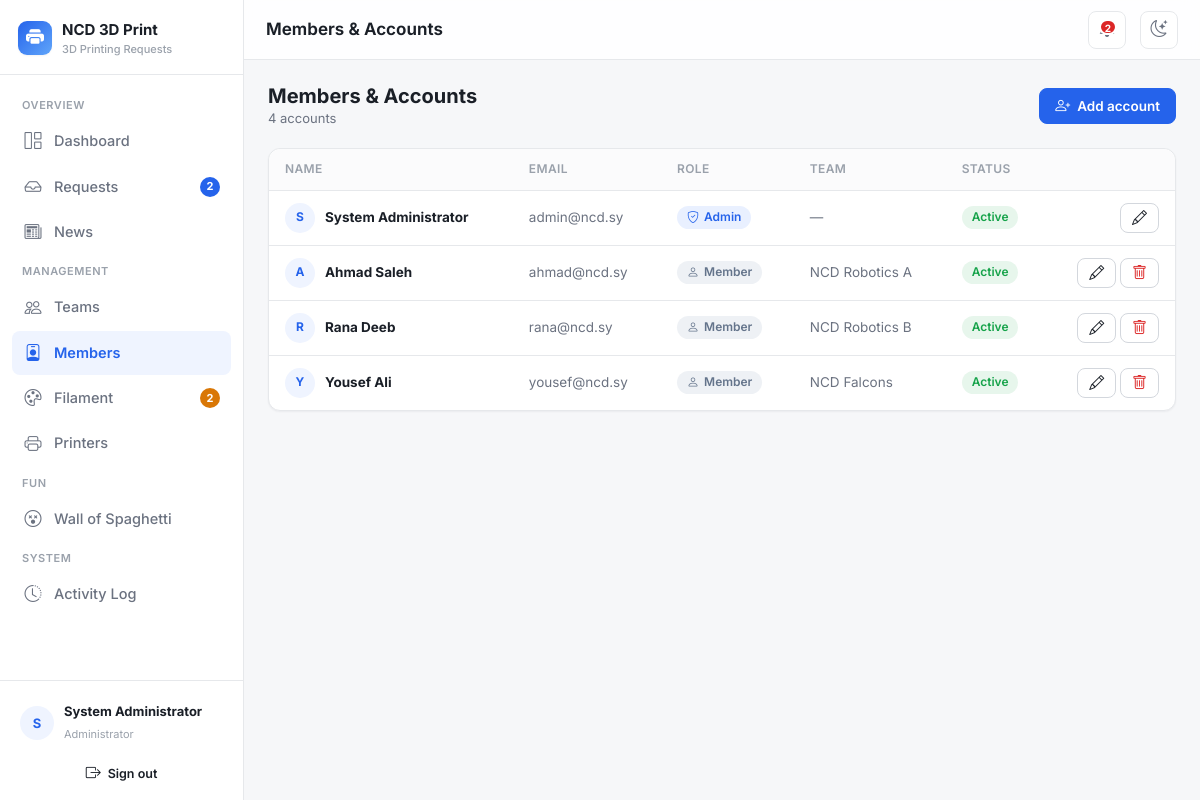
The app's page /users (signed in) with its own data.
### tables this page shows
CREATE TABLE `users` (
    `id`         INT UNSIGNED NOT NULL AUTO_INCREMENT,
    `name`       VARCHAR(120) NOT NULL,
    `email`      VARCHAR(160) NOT NULL,
    `phone`      VARCHAR(30)  DEFAULT NULL,    
    `password`   VARCHAR(255) NOT NULL,
    `role`       ENUM('admin','member') NOT NULL DEFAULT 'member',
    `team_id`    INT UNSIGNED DEFAULT NULL,
    `is_active`  TINYINT(1) NOT NULL DEFAULT 1,
    `created_at` DATETIME NOT NULL DEFAULT CURRENT_TIMESTAMP,
    PRIMARY KEY (`id`),
    UNIQUE KEY `uq_users_email` (`email`),
    KEY `idx_users_team` (`team_id`),
    CONSTRAINT `fk_users_team` FOREIGN KEY (`team_id`) REFERENCES `teams`(`id`) ON DELETE SET NULL
);

CREATE TABLE `teams` (
    `id`          INT UNSIGNED NOT NULL AUTO_INCREMENT,
    `name`        VARCHAR(120) NOT NULL,
    `competition` VARCHAR(160) DEFAULT NULL,
    `supervisor`  VARCHAR(120) DEFAULT NULL,
    `created_at`  DATETIME NOT NULL DEFAULT CURRENT_TIMESTAMP,
    PRIMARY KEY (`id`)
);

### core/Controller.php (called while the page is built, shortened)
<?php
abstract class Controller
{
    protected function view(string $view, array $data = [], ?string $layout = 'main'): void
    {
        extract($data, EXTR_SKIP);
        $viewFile = __DIR__ . '/../views/' . $view . '.php';
        require $viewFile;
        $content = ob_get_clean();
        require __DIR__ . '/../views/layouts/' . $layout . '.php';
    }
}

### controllers/UsersController.php (called while the page is built, shortened)
<?php
class UsersController extends Controller
{
    private User $users;
    public function __construct()
    {
        $this->users = new User();
    }
    public function index(): void
    {
        $this->view('users/index', [
            'pageTitle' => 'Members & Accounts',
            'users'     => $this->users->allWithTeam(),
            'teams'     => (new Team())->all('name ASC'),
        ]);
    }
}

### core/Router.php (called while the page is built, shortened)
<?php
class Router
{
    public function dispatch(string $url): void
    {
        $url = trim($url, '/');
        $segments = $url === '' ? [] : explode('/', $url);
        $action         = $segments[1] ?? 'index';
        $params         = array_slice($segments, 2);
        $controller = new $className();
        $action = preg_replace('/[^a-zA-Z0-9_]/', '', $action);
        call_user_func_array([$controller, $action], $params);
    }
}

### index.php (called while the page is built, shortened)
<?php
require __DIR__ . '/config/database.php';
spl_autoload_register(function (string $class): void {
    $paths = [
        __DIR__ . '/core/' . $class . '.php',
        __DIR__ . '/helpers/' . $class . '.php',
        __DIR__ . '/models/' . $class . '.php',
        __DIR__ . '/controllers/' . $class . '.php',
    ];
    foreach ($paths as $file) {
        if (file_exists($file)) {
            return;
        }
    }
});
require __DIR__ . '/helpers/functions.php';
$router = new Router();
$router->dispatch($_GET['url'] ?? '');

### core/Model.php (called while the page is built, shortened)
<?php
abstract class Model
{
    protected PDO $db;
    public function __construct()
    {
        $this->db = Database::getConnection();
    }
    protected function run(string $sql, array $params = []): PDOStatement
    {
        $stmt = $this->db->prepare($sql);
        $stmt->execute($params);
        return $stmt;
    }
    protected function fetchAll(string $sql, array $params = []): array
    {
        return $this->run($sql, $params)->fetchAll();
    }
    protected function scalar(string $sql, array $params = [])
    {
        return $this->run($sql, $params)->fetchColumn();
    }
}

### config/database.php (called while the page is built)
<?php
class Database
{
    private static ?PDO $instance = null;
    public static function getConnection(): PDO
    {
        if (self::$instance === null) {
            $dsn = 'mysql:host=' . DB_HOST . ';dbname=' . DB_NAME . ';charset=' . DB_CHARSET;
            $options = [
                PDO::ATTR_ERRMODE            => PDO::ERRMODE_EXCEPTION,
                PDO::ATTR_DEFAULT_FETCH_MODE => PDO::FETCH_ASSOC,
                PDO::ATTR_EMULATE_PREPARES   => false,
            ];
            try {
                self::$instance = new PDO($dsn, DB_USER, DB_PASS, $options);
            } catch (PDOException $e) {
                if (APP_DEBUG) {
                    die('Database connection failed: ' . $e->getMessage());
                }
                die('Database connection failed. Please check config/config.php.');
            }
        }
        return self::$instance;
    }
}

### models/User.php (called while the page is built, shortened)
<?php
class User extends Model
{
    public function allWithTeam(): array
    {
        return $this->fetchAll(
            "SELECT u.*, t.name AS team_name
             FROM users u
             LEFT JOIN teams t ON t.id = u.team_id
             ORDER BY u.role ASC, u.name ASC"
        );
    }
}

### helpers/functions.php (called while the page is built, shortened)
<?php
function base_path(): string
{
    static $base = null;
    if ($base === null) {
        $dir = str_replace('\\', '/', dirname($_SERVER['SCRIPT_NAME'] ?? ''));
        $base = ($dir === '/' || $dir === '.') ? '' : rtrim($dir, '/');
    }
    return $base;
}
function url(string $path = ''): string
{
    return base_path() . '/' . ltrim($path, '/');
}
function asset(string $path = ''): string
{
    return base_path() . '/assets/' . ltrim($path, '/');
}
function e(?string $value): string
{
    return htmlspecialchars($value ?? '', ENT_QUOTES, 'UTF-8');
}

### helpers/Auth.php (called while the page is built, shortened)
<?php
class Auth
{
    public static function user(): ?array
    {
        return $_SESSION['user'] ?? null;
    }
    public static function id(): ?int
    {
        return $_SESSION['user']['id'] ?? null;
    }
    public static function isAdmin(): bool
    {
        return (($_SESSION['user']['role'] ?? '') === 'admin');
    }
}

### models/PrintRequest.php (called while the page is built, shortened)
<?php
class PrintRequest extends Model
{
    public function countByStatus(string $status): int
    {
        return (int) $this->scalar("SELECT COUNT(*) FROM requests WHERE status=?", [$status]);
    }
    public function countPending(): int
    {
        return $this->countByStatus('Submitted');
    }
}

### views/users/index.php (the view, shortened to what this page needs)
<div class="page-head">
    <div>
        <h2>Members &amp; Accounts</h2>
        <div class="sub"><?= count($users) ?> account<?= count($users) === 1 ? '' : 's' ?></div>
    </div>
    <button class="btn2 primary" data-modal="#userModal" data-title="New Account"
            data-set-id="" data-set-name="" data-set-email="" data-set-role="member" data-set-team_id="" data-set-is_active="1">
        <i class="bi bi-person-plus"></i> Add account
    </button>
</div>
<div class="card2">
    <div class="card2-body tight">
        <div class="table-wrap">
            <table class="table2">
                <thead><tr><th>Name</th><th>Email</th><th>Role</th><th>Team</th><th>Status</th><th></th></tr></thead>
                <tbody>
                <?php foreach ($users as $u): ?>
                    <tr>
                        <td>
                            <div style="display:flex; align-items:center; gap:10px;">
                                <span class="avatar" style="width:30px;height:30px;font-size:12px;"><?= e(strtoupper(mb_substr($u['name'], 0, 1))) ?></span>
                                <strong><?= e($u['name']) ?></strong>
                            </div>
                        </td>
                        <td class="muted"><?= e($u['email']) ?></td>
                        <td>
                            <?php if ($u['role'] === 'admin'): ?>
                                <span class="badge2 status-approved"><i class="bi bi-shield-check"></i> Admin</span>
                            <?php else: ?>
                                <span class="badge2 status-submitted"><i class="bi bi-person"></i> Member</span>
                            <?php endif; ?>
                        </td>
                        <td class="muted"><?= e($u['team_name'] ?? '—') ?></td>
                        <td>
                            <?php if ((int) $u['is_active'] === 1): ?>
                                <span class="badge2 status-completed">Active</span>
                            <?php else: ?>
                                <span class="badge2 status-cancelled">Inactive</span>
                            <?php endif; ?>
                        </td>
                        <td style="text-align:right; white-space:nowrap;">
                            <button class="btn2 sm" data-modal="#userModal" data-title="Edit Account"
                                    data-set-id="<?= $u['id'] ?>"
                                    data-set-name="<?= e($u['name']) ?>"
                                    data-set-email="<?= e($u['email']) ?>"
                                    data-set-phone="<?= e($u['phone'] ?? '') ?>"
                                    data-set-role="<?= e($u['role']) ?>"
                                    data-set-team_id="<?= e((string) ($u['team_id'] ?? '')) ?>"
                                    data-set-is_active="<?= (int) $u['is_active'] ?>">
                                <i class="bi bi-pencil"></i>
                            </button>
                            <?php if ($u['id'] !== Auth::id()): ?>
                            <form method="post" action="<?= url('users/delete/' . $u['id']) ?>" style="display:inline;"
                                  data-confirm="Delete account for <?= e($u['name']) ?>?">
                                <button class="btn2 sm danger"><i class="bi bi-trash"></i></button>
                            </form>
                            <?php endif; ?>
                        </td>
                    </tr>
                <?php endforeach; ?>
                </tbody>
            </table>
        </div>
    </div>
</div>

### views/layouts/main.php (shortened to what this page needs)
<?php
$pageTitle = $pageTitle ?? APP_NAME;
$user = Auth::user();
$isAdmin = Auth::isAdmin();
$curr = explode('/', trim($_GET['url'] ?? '', '/'))[0] ?: 'dashboard';
$badgePending = 0; $badgeLowFil = 0; $badgeMine = 0;
try {
    if ($isAdmin) {
        $badgePending = (new PrintRequest())->countPending();
        $badgeLowFil  = count((new Filament())->lowStock());
    } else {
        $mine = (new PrintRequest())->forUser(Auth::id());
        foreach ($mine as $m) {
            if (in_array($m['status'], ['Submitted', 'Approved', 'Printing'], true)) $badgeMine++;
        }
    }
} catch (Throwable $e) {  }
$initials = strtoupper(mb_substr($user['name'] ?? '?', 0, 1));
if (!function_exists('navlink')) {
    function navlink(string $route, string $icon, string $label, string $curr, string $active, int $badge = 0, bool $warn = false): void
    {
        $isActive = $curr === $active ? ' active' : '';
        echo '<a class="nav-link' . $isActive . '" href="' . url($route) . '">';
        echo '<i class="bi bi-' . $icon . '"></i><span>' . e($label) . '</span>';
        if ($badge > 0) {
            echo '<span class="nav-badge' . ($warn ? ' warn' : '') . '">' . $badge . '</span>';
        }
        echo '</a>';
    }
}
?>
<!doctype html>
<html lang="en">
<head>
    <link href="https://cdn.jsdelivr.net/npm/bootstrap@5.3.3/dist/css/bootstrap.min.css" rel="stylesheet">
    <link href="https://cdn.jsdelivr.net/npm/bootstrap-icons@1.11.3/font/bootstrap-icons.min.css" rel="stylesheet">
    <link href="<?= asset('css/style.css') ?>" rel="stylesheet">
</head>
<body>
<div class="app-shell">
    <aside class="sidebar" id="sidebar">
        <div class="sidebar-brand">
            <span class="brand-mark"><i class="bi bi-printer-fill"></i></span>
            <span class="brand-text">
                <?= e(APP_NAME) ?>
                <small><?= e(APP_TAGLINE) ?></small>
            </span>
        </div>
        <nav class="nav-section">
            <?php if ($isAdmin): ?>
                <div class="nav-label">Overview</div>
                <?php navlink('dashboard', 'grid-1x2', 'Dashboard', $curr, 'dashboard'); ?>
                <?php navlink('requests', 'inbox', 'Requests', $curr, 'requests', $badgePending); ?>
                <div class="nav-label">Management</div>
                <?php navlink('filament', 'palette', 'Filament', $curr, 'filament', $badgeLowFil, true); ?>
                <div class="nav-label">Fun</div>
                <div class="nav-label">System</div>
            <?php endif; ?>
        </nav>
        <div class="sidebar-foot">
            <div class="user-chip">
                <span class="avatar"><?= e($initials) ?></span>
                <div class="meta">
                    <strong><?= e($user['name'] ?? '') ?></strong>
                    <span><?= $isAdmin ? 'Administrator' : 'Team Member' ?></span>
                </div>
            </div>
            <a href="<?= url('auth/logout') ?>" class="btn2 ghost sm block" style="margin-top:6px;">
                <i class="bi bi-box-arrow-right"></i> Sign out
            </a>
        </div>
    </aside>
    <div class="main">
        <header class="topbar">
            <h1><?= e($pageTitle) ?></h1>
            <?php if ($isAdmin && ($badgePending > 0 || $badgeLowFil > 0)): ?>
                <a class="icon-btn" href="<?= url('requests?status=Submitted') ?>" title="<?= $badgePending ?> pending request(s)">
                    <?php if ($badgePending > 0): ?><span class="dot"><?= $badgePending ?></span><?php endif; ?>
                </a>
            <?php elseif (!$isAdmin && $badgeMine > 0): ?>
                <a class="icon-btn" href="<?= url('requests') ?>" title="<?= $badgeMine ?> active request(s)">
                    <i class="bi bi-bell"></i><span class="dot"><?= $badgeMine ?></span>
                </a>
            <?php endif; ?>
            <button class="icon-btn" id="themeToggle" title="Toggle theme"><i class="bi bi-moon-stars"></i></button>
        </header>
        <main class="content">
            <?= $content ?>
        </main>
    </div>
</div>
</body>
</html>

### records on screen
users: name "S", name "System Administrator", email "admin@ncd.sy", role "admin" (drawn), team_name "—", is_active "Active"
users: name "A", name "Ahmad Saleh", email "ahmad@ncd.sy", role "member" (drawn), team.name "NCD Robotics A", is_active "Active"
users: name "R", name "Rana Deeb", email "rana@ncd.sy", role "member" (drawn), team.name "NCD Robotics B", is_active "Active"
users: name "Y", name "Yousef Ali", email "yousef@ncd.sy", role "member" (drawn), team.name "NCD Falcons", is_active "Active"

### other values on screen
APP_NAME "NCD 3D Print"
APP_TAGLINE "3D Printing Requests"
$label "Dashboard Requests News Teams Members Filament Printers Wall of Spaghetti Activity Log"
$badge "2 2"
$pageTitle "Members & Accounts"
$badgePending "2"
count($users) "4"
